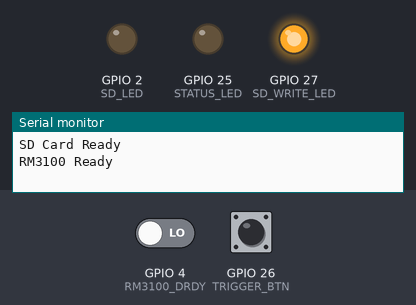
A sketch run on a simulated ESP32. Shown: output pins drawn as LEDs (lit = HIGH), the last lines printed to the serial monitor. Dashed ring = blinking. The test bench sets the inputs (shaded band); at power-on: GPIO 26 (TRIGGER_BTN) HIGH, GPIO 4 (RM3100_DRDY) LOW. Storage starts empty; pins used as bus, display or sensor lines are not drawn.

Above: at 2.2 s.
2.3 s: GPIO 26 (TRIGGER_BTN) pulled LOW for 0.15 s
At 5.1 s:
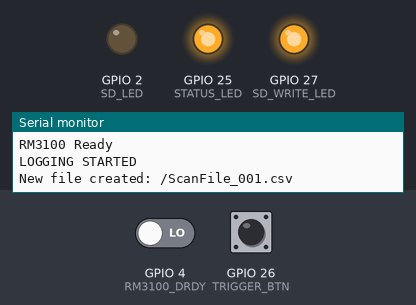
5.4 s: GPIO 4 (RM3100_DRDY) driven HIGH
At 6.6 s:
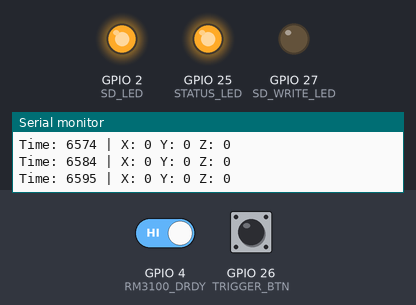
6.9 s: GPIO 26 (TRIGGER_BTN) pulled LOW for 1 s
At 8.15 s:
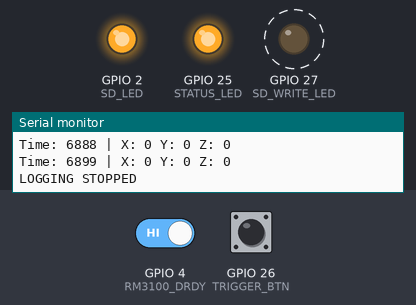
10.6 s: GPIO 26 (TRIGGER_BTN) pulled LOW for 3.2 s
At 12.05 s:
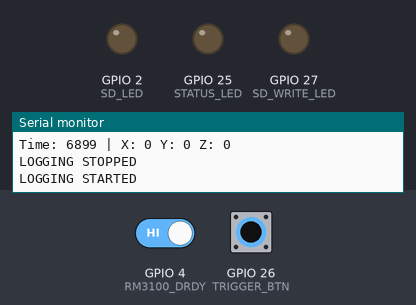
15.3 s: GPIO 4 (RM3100_DRDY) driven LOW
At 16.5 s:
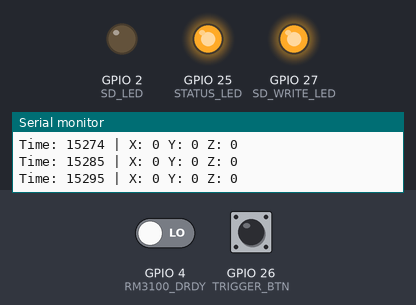
16.9 s: GPIO 26 (TRIGGER_BTN) pulled LOW for 0.15 s
At 18.05 s:
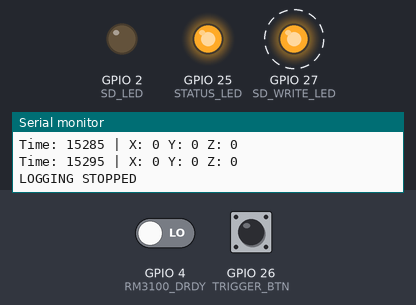
Timing chart, 0 to 20.4 s (numbered marks = the images above; inputs shaded):
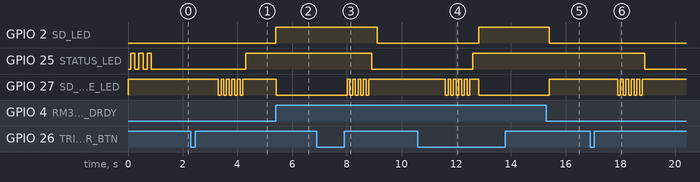

The sketch:

ESP32_file_explorer_with_magnetometer.ino
```cpp
#include <SPI.h>
#include <SD.h>

// ---------------- PIN DEFINITIONS ----------------
#define RM3100_CS      5
#define RM3100_DRDY    4
#define SD_CS          22
#define TRIGGER_BTN    26
#define STATUS_LED     25
#define SD_LED         2
#define SD_WRITE_LED   27

// ---------------- RM3100 REGISTERS ----------------
#define REG_CMM   0x01
#define REG_TMRC  0x0B
#define REG_MX    0x24

// ---------------- SPI ----------------
SPIClass spi(VSPI);
SPISettings rmSPI(1000000, MSBFIRST, SPI_MODE0);

// ---------------- VARIABLES ----------------
File logFile;
bool loggingActive = false;
bool lastButtonState = HIGH;

unsigned long timestamp = 0;
unsigned long sdLedTimer = 0;
unsigned long sdWriteLedTimer = 0;

const unsigned long ledDuration = 100;

int fileIndex = 0;
char filename[32];


// =================================================
// BOOT INDICATOR
// =================================================
void bootBlink() {
  for (int i = 0; i < 3; i++) {
    digitalWrite(STATUS_LED, HIGH);
    delay(150);
    digitalWrite(STATUS_LED, LOW);
    delay(150);
  }
}


// =================================================
// START BLINK INDICATOR (1s delay + 5 fast blink)
// =================================================
void startBlinkIndicator() {

  delay(1000);

  for (int i = 0; i < 5; i++) {
    digitalWrite(SD_WRITE_LED, LOW);
    delay(100);
    digitalWrite(SD_WRITE_LED, HIGH);
    delay(100);
  }
}


// =================================================
// STOP BLINK INDICATOR (1s delay + 5 fast blink)
// =================================================
void stopBlinkIndicator() {

  delay(1000);

  for (int i = 0; i < 5; i++) {
    digitalWrite(SD_WRITE_LED, LOW);
    delay(100);
    digitalWrite(SD_WRITE_LED, HIGH);
    delay(100);
  }
}


// =================================================
// RM3100 WRITE
// =================================================
void rmWrite(uint8_t reg, uint8_t value) {

  spi.beginTransaction(rmSPI);

  digitalWrite(RM3100_CS, LOW);
  spi.transfer(reg & 0x7F);
  spi.transfer(value);
  digitalWrite(RM3100_CS, HIGH);

  spi.endTransaction();
}


// =================================================
// RM3100 READ XYZ
// =================================================
void rmReadXYZ(int32_t &x, int32_t &y, int32_t &z) {

  uint8_t buf[9];

  spi.beginTransaction(rmSPI);

  digitalWrite(RM3100_CS, LOW);
  spi.transfer(REG_MX | 0x80);

  for (int i = 0; i < 9; i++) {
    buf[i] = spi.transfer(0x00);
  }

  digitalWrite(RM3100_CS, HIGH);
  spi.endTransaction();

  x = ((int32_t)buf[0] << 16) | ((int32_t)buf[1] << 8) | buf[2];
  y = ((int32_t)buf[3] << 16) | ((int32_t)buf[4] << 8) | buf[5];
  z = ((int32_t)buf[6] << 16) | ((int32_t)buf[7] << 8) | buf[8];

  if (x & 0x800000) x |= 0xFF000000;
  if (y & 0x800000) y |= 0xFF000000;
  if (z & 0x800000) z |= 0xFF000000;
}


// =================================================
// CREATE NEW FILE
// =================================================
void createNewLogFile() {

  fileIndex++;
  sprintf(filename, "/ScanFile_%03d.csv", fileIndex);

  logFile = SD.open(filename, FILE_WRITE);

  if (logFile) {
    logFile.println("Time(ms),X,Y,Z");
    logFile.close();

    Serial.print("New file created: ");
    Serial.println(filename);
  }
  else {
    Serial.println("Failed to create file!");
  }
}


// =================================================
// SETUP
// =================================================
void setup() {

  Serial.begin(115200);

  pinMode(RM3100_CS, OUTPUT);
  pinMode(SD_CS, OUTPUT);
  pinMode(RM3100_DRDY, INPUT);
  pinMode(TRIGGER_BTN, INPUT_PULLUP);

  pinMode(STATUS_LED, OUTPUT);
  pinMode(SD_LED, OUTPUT);
  pinMode(SD_WRITE_LED, OUTPUT);

  digitalWrite(RM3100_CS, HIGH);
  digitalWrite(SD_CS, HIGH);

  digitalWrite(STATUS_LED, LOW);
  digitalWrite(SD_LED, LOW);
  digitalWrite(SD_WRITE_LED, HIGH);

  spi.begin(18, 19, 23, RM3100_CS);

  delay(100);

  bootBlink();

  // ---------------- SD CARD INIT ----------------
  if (!SD.begin(SD_CS, spi)) {
    Serial.println("SD Card Failed!");
    while (1);
  }

  Serial.println("SD Card Ready");

  // ---------------- RM3100 CONFIG ----------------
  rmWrite(0x04, 0x00);
  rmWrite(0x05, 0xC8);
  rmWrite(0x06, 0x00);
  rmWrite(0x07, 0xC8);
  rmWrite(0x08, 0x00);
  rmWrite(0x09, 0xC8);

  rmWrite(REG_CMM, 0x79);
  rmWrite(REG_TMRC, 0x9C);

  Serial.println("RM3100 Ready");
}


// =================================================
// LOOP
// =================================================
void loop() {

  bool buttonState = digitalRead(TRIGGER_BTN);

  // ---------------- BUTTON TOGGLE ----------------
  if (buttonState == LOW && lastButtonState == HIGH) {

    loggingActive = !loggingActive;

    if (loggingActive) {

      Serial.println("LOGGING STARTED");

      startBlinkIndicator();

      digitalWrite(STATUS_LED, HIGH);

      createNewLogFile();
    }
    else {

      Serial.println("LOGGING STOPPED");

      stopBlinkIndicator();

      digitalWrite(STATUS_LED, LOW);
    }

    delay(200); // debounce
  }

  lastButtonState = buttonState;


  // ---------------- LOGGING DATA ----------------
  if (loggingActive && digitalRead(RM3100_DRDY)) {

    int32_t x, y, z;

    rmReadXYZ(x, y, z);

    timestamp = millis();

    Serial.print("Time: ");
    Serial.print(timestamp);
    Serial.print(" | X: ");
    Serial.print(x);
    Serial.print(" Y: ");
    Serial.print(y);
    Serial.print(" Z: ");
    Serial.println(z);

    logFile = SD.open(filename, FILE_APPEND);

    if (logFile) {

      logFile.print(timestamp);
      logFile.print(",");
      logFile.print(x);
      logFile.print(",");
      logFile.print(y);
      logFile.print(",");
      logFile.println(z);

      logFile.close();

      digitalWrite(SD_LED, HIGH);
      sdLedTimer = millis();

      digitalWrite(SD_WRITE_LED, LOW);
      sdWriteLedTimer = millis();
    }
  }


  // ---------------- LED TIMER HANDLING ----------------
  if (digitalRead(SD_LED) == HIGH && millis() - sdLedTimer > ledDuration) {
    digitalWrite(SD_LED, LOW);
  }

  if (digitalRead(SD_WRITE_LED) == LOW && millis() - sdWriteLedTimer > ledDuration) {
    digitalWrite(SD_WRITE_LED, HIGH);
  }
}
```

Measured:
- after the input at 2.3 s, GPIO 25 (STATUS_LED): LOW → HIGH after 2.0 s; GPIO 27 (SD_WRITE_LED): alternates HIGH for 0.10 s and LOW for 0.10 s, 10 changes in all, then stays HIGH, starting after 1.0 s
- after the input at 5.4 s, GPIO 2 (SD_LED): LOW → HIGH at once; GPIO 27 (SD_WRITE_LED): HIGH → LOW at once
- after the input at 6.9 s, GPIO 2 (SD_LED): HIGH → LOW after 2.2 s; GPIO 25 (STATUS_LED): HIGH → LOW after 2.0 s; GPIO 27 (SD_WRITE_LED): alternates HIGH for 0.10 s and LOW for 0.10 s, 9 changes in all, then stays HIGH, starting after 1.1 s
- after the input at 10.6 s, GPIO 2 (SD_LED): LOW → HIGH after 2.2 s; GPIO 25 (STATUS_LED): LOW → HIGH after 2.0 s; GPIO 27 (SD_WRITE_LED): goes 4 × (LOW 0.10 s, HIGH 0.10 s), LOW 0.10 s, HIGH 0.32 s, then LOW, starting after 1.0 s
- after the input at 15.3 s, GPIO 2 (SD_LED): HIGH → LOW after 0.11 s; GPIO 27 (SD_WRITE_LED): LOW → HIGH after 0.11 s
- after the input at 16.9 s, GPIO 25 (STATUS_LED): HIGH → LOW after 2.0 s; GPIO 27 (SD_WRITE_LED): alternates HIGH for 0.10 s and LOW for 0.10 s, 10 changes in all, then stays HIGH, starting after 1.0 s
